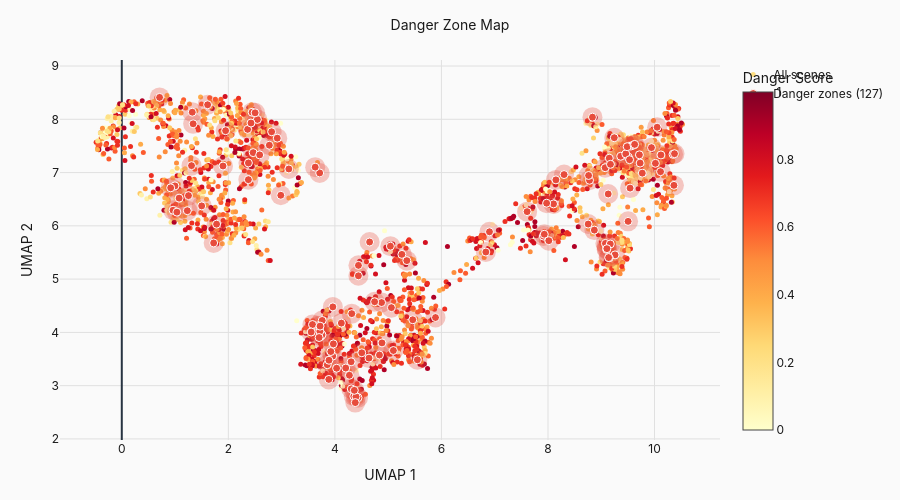

Notebook cell for this chart:
### Markdown cell above
### 4.3 Danger Zone Identification

### Code cell
def identify_danger_zones(scenes_df: pd.DataFrame, embeddings: np.ndarray,
                          pairs_df: pd.DataFrame, k: int = 10,
                          boundary_threshold: float = 0.3) -> pd.DataFrame:
    """Identify scenes near boundaries that also have high ADE changes."""
    from sklearn.neighbors import NearestNeighbors
    
    # Compute boundary proximity for each key
    nn = NearestNeighbors(n_neighbors=k+1, metric="cosine")
    nn.fit(embeddings)
    _, indices = nn.kneighbors(embeddings)
    
    danger_scores = []
    
    for i, row in scenes_df.iterrows():
        clip_id = row["clip_id"]
        
        # Check if this scene is near a boundary for any key
        boundary_counts = {}
        for key in CLASSIFICATION_KEYS:
            labels = scenes_df[key].values
            own_label = labels[row["emb_index"]]
            neighbor_labels = labels[indices[row["emb_index"], 1:]]
            diff_pct = np.mean(neighbor_labels != own_label)
            boundary_counts[key] = diff_pct
        
        # Check ADE change rate for pairs involving this scene
        scene_pairs = pairs_df[
            ((pairs_df["clip_a"] == clip_id) | (pairs_df["clip_b"] == clip_id)) &
            (pairs_df["ade_class_changed"].notna())
        ]
        
        if len(scene_pairs) > 0:
            ade_change_rate = scene_pairs["ade_class_changed"].mean()
            mean_delta_ade = scene_pairs["rel_delta_ade"].mean()
        else:
            ade_change_rate = 0
            mean_delta_ade = 0
        
        # Max boundary proximity
        max_boundary = max(boundary_counts.values())
        boundary_key = max(boundary_counts, key=boundary_counts.get)
        
        # Danger score: near boundary AND causes ADE changes
        danger_score = max_boundary * ade_change_rate
        
        danger_scores.append({
            "clip_id": clip_id,
            "emb_index": row["emb_index"],
            "max_boundary_proximity": max_boundary,
            "boundary_key": boundary_key,
            "ade_change_rate": ade_change_rate,
            "mean_delta_ade": mean_delta_ade,
            "danger_score": danger_score,
            "is_danger": max_boundary > boundary_threshold and ade_change_rate > 0.5,
            "umap_x": row["umap_x"],
            "umap_y": row["umap_y"],
            "umap_z": row["umap_z"],
            "ade": row["ade"],
            "ade_class": row["ade_class"],
        })
    
    return pd.DataFrame(danger_scores)


def create_danger_zone_plot(danger_df: pd.DataFrame) -> go.Figure:
    """Visualize danger zones in 2D embedding space."""
    fig = go.Figure()
    
    # All points (faded)
    fig.add_trace(go.Scatter(
        x=danger_df["umap_x"], y=danger_df["umap_y"],
        mode="markers",
        marker=dict(
            size=5,
            color=danger_df["danger_score"],
            colorscale="YlOrRd",
            colorbar=dict(title="Danger Score"),
        ),
        text=danger_df.apply(
            lambda r: f"Boundary: {r['boundary_key']} ({r['max_boundary_proximity']:.1%})<br>" +
                      f"ADE change rate: {r['ade_change_rate']:.1%}<br>" +
                      f"Mean ΔADE: {r['mean_delta_ade']:.3f}",
            axis=1
        ),
        hoverinfo="text",
        name="All scenes",
    ))
    
    # Danger zones with glow effect
    danger_points = danger_df[danger_df["is_danger"]]
    if len(danger_points) > 0:
        # Glow (larger, transparent)
        fig.add_trace(go.Scatter(
            x=danger_points["umap_x"], y=danger_points["umap_y"],
            mode="markers",
            marker=dict(size=20, color="rgba(231, 76, 60, 0.3)"),
            hoverinfo="skip",
            showlegend=False,
        ))
        # Core
        fig.add_trace(go.Scatter(
            x=danger_points["umap_x"], y=danger_points["umap_y"],
            mode="markers",
            marker=dict(size=8, color="#e74c3c", line=dict(color="white", width=1)),
            name=f"Danger zones ({len(danger_points)})",
        ))
    
    fig.update_layout(
        **plotly_layout("Danger Zone Map", height=500),
        xaxis=dict(title="UMAP 1", gridcolor=COLORS["grid"]),
        yaxis=dict(title="UMAP 2", gridcolor=COLORS["grid"], scaleanchor="x"),
    )
    
    return fig


# Compute danger zones (this takes a moment)
print("Identifying danger zones...")
danger_df = identify_danger_zones(scenes, embeddings, pairs, k=10, boundary_threshold=0.98)

n_danger = danger_df["is_danger"].sum()
n_pairs_affected = len(pairs[
    (pairs["clip_a"].isin(danger_df[danger_df["is_danger"]]["clip_id"])) |
    (pairs["clip_b"].isin(danger_df[danger_df["is_danger"]]["clip_id"]))
])

print(f"\nSummary: {n_danger} scenes in danger zones")
print(f"         affecting {n_pairs_affected} pairs ({100*n_pairs_affected/len(pairs):.1f}% of total)")

fig_danger = create_danger_zone_plot(danger_df)
fig_danger.show()

### Figure 1 — Plotly figure (JSON) as saved in the notebook; plotly's stock layout.template omitted (floating-point values rounded to 4 significant figures; data arrays with more than 128 entries replaced by an {"elided": "..."} marker saying what was removed)
{"data": [{"hoverinfo": "text", "marker": {"color": {"elided": "2647 float values"}, "colorbar": {"title": {"text": "Danger Score"}}, "colorscale": [[0.0, "rgb(255,255,204)"], [0.125, "rgb(255,237,160)"], [0.25, "rgb(254,217,118)"], [0.375, "rgb(254,178,76)"], [0.5, "rgb(253,141,60)"], [0.625, "rgb(252,78,42)"], [0.75, "rgb(227,26,28)"], [0.875, "rgb(189,0,38)"], [1.0, "rgb(128,0,38)"]], "size": 5}, "mode": "markers", "name": "All scenes", "text": {"elided": "2647 str values"}, "x": {"elided": "2647 float values"}, "y": {"elided": "2647 float values"}, "type": "scatter"}, {"hoverinfo": "skip", "marker": {"color": "rgba(231, 76, 60, 0.3)", "size": 20}, "mode": "markers", "showlegend": false, "x": [10.35, 8.871, 9.77, 9.101, 8.78, 8.762, 9.717, 7.915, 10.02, 9.508, 8.105, 7.931, 9.557, 2.77, 10.12, 8.835, 2.362, 3.762, 5.462, 3.678, 2.376, 9.098, 5.098, 3.737, 10.05, 4.884, 3.758, 3.715, 10.11, 7.608, 4.435, 5.042, 0.9979, 1.077, 4.652, 2.467, 5.258, 4.273, 4.441, 1.252, 5.061, 2.545, 0.9176, 9.078, 9.17, 4.355, 1.724, 1.779, 1.309, 2.589, 3.63, 9.365, 6.834, 9.259, 2.377, 2.447, 4.317, 9.461, 9.73, 1.339, 3.972, 9.245, 1.949, 1.5, 7.975, 4.877, 8.302, 6.902, 10.38, 3.962, 8.149, 4.308, 5.889, 4.033, 3.136, 9.943, 3.886, 5.548, 10.36, 4.305, 4.442, 9.151, 9.532, 1.323, 4.204, 2.425, 4.121, 9.15, 4.837, 3.719, 4.397, 4.365, 3.96, 3.579, 3.924, 2.985, 0.963, 1.611, 9.487, 3.857, 9.139, 4.64, 9.074, 9.13, 1.034, 9.542, 9.504, 4.506, 4.383, 3.555, 3.704, 3.722, 0.7096, 9.173, 2.813, 5.351, 1.9, 2.918, 3.889, 8.016, 9.106, 1.23, 4.746, 9.614, 2.502, 9.627, 8.755], "y": [7.344, 5.92, 6.989, 5.558, 6.855, 6.946, 7.333, 5.808, 7.174, 7.29, 6.412, 5.842, 7.498, 7.513, 7.331, 8.04, 7.812, 4.224, 4.237, 4.124, 6.867, 5.618, 3.66, 3.928, 7.851, 3.803, 3.953, 6.993, 7.017, 6.267, 2.774, 5.618, 6.75, 6.52, 5.696, 7.374, 5.464, 3.195, 5.062, 6.567, 4.464, 7.997, 6.713, 5.67, 5.659, 2.802, 5.679, 6.032, 7.13, 7.332, 7.102, 7.306, 5.508, 5.455, 7.18, 8.133, 4.352, 7.351, 7.178, 7.915, 3.784, 7.654, 7.786, 6.374, 6.425, 4.56, 6.962, 5.888, 7.354, 4.478, 6.863, 2.94, 4.279, 3.327, 7.068, 7.468, 3.117, 3.486, 6.761, 3.448, 5.258, 7.27, 7.242, 8.133, 3.331, 7.93, 4.174, 5.401, 3.575, 4.022, 2.793, 2.912, 3.554, 4.148, 3.64, 6.574, 6.293, 8.273, 7.486, 3.393, 5.405, 3.517, 7.091, 6.598, 6.257, 6.708, 6.084, 3.617, 2.682, 4.007, 3.904, 4.118, 8.411, 7.155, 7.766, 5.347, 7.123, 7.646, 3.477, 5.721, 5.572, 6.284, 4.575, 7.519, 8.121, 7.529, 6.034], "type": "scatter"}, {"marker": {"color": "#e74c3c", "line": {"color": "white", "width": 1}, "size": 8}, "mode": "markers", "name": "Danger zones (127)", "x": [10.35, 8.871, 9.77, 9.101, 8.78, 8.762, 9.717, 7.915, 10.02, 9.508, 8.105, 7.931, 9.557, 2.77, 10.12, 8.835, 2.362, 3.762, 5.462, 3.678, 2.376, 9.098, 5.098, 3.737, 10.05, 4.884, 3.758, 3.715, 10.11, 7.608, 4.435, 5.042, 0.9979, 1.077, 4.652, 2.467, 5.258, 4.273, 4.441, 1.252, 5.061, 2.545, 0.9176, 9.078, 9.17, 4.355, 1.724, 1.779, 1.309, 2.589, 3.63, 9.365, 6.834, 9.259, 2.377, 2.447, 4.317, 9.461, 9.73, 1.339, 3.972, 9.245, 1.949, 1.5, 7.975, 4.877, 8.302, 6.902, 10.38, 3.962, 8.149, 4.308, 5.889, 4.033, 3.136, 9.943, 3.886, 5.548, 10.36, 4.305, 4.442, 9.151, 9.532, 1.323, 4.204, 2.425, 4.121, 9.15, 4.837, 3.719, 4.397, 4.365, 3.96, 3.579, 3.924, 2.985, 0.963, 1.611, 9.487, 3.857, 9.139, 4.64, 9.074, 9.13, 1.034, 9.542, 9.504, 4.506, 4.383, 3.555, 3.704, 3.722, 0.7096, 9.173, 2.813, 5.351, 1.9, 2.918, 3.889, 8.016, 9.106, 1.23, 4.746, 9.614, 2.502, 9.627, 8.755], "y": [7.344, 5.92, 6.989, 5.558, 6.855, 6.946, 7.333, 5.808, 7.174, 7.29, 6.412, 5.842, 7.498, 7.513, 7.331, 8.04, 7.812, 4.224, 4.237, 4.124, 6.867, 5.618, 3.66, 3.928, 7.851, 3.803, 3.953, 6.993, 7.017, 6.267, 2.774, 5.618, 6.75, 6.52, 5.696, 7.374, 5.464, 3.195, 5.062, 6.567, 4.464, 7.997, 6.713, 5.67, 5.659, 2.802, 5.679, 6.032, 7.13, 7.332, 7.102, 7.306, 5.508, 5.455, 7.18, 8.133, 4.352, 7.351, 7.178, 7.915, 3.784, 7.654, 7.786, 6.374, 6.425, 4.56, 6.962, 5.888, 7.354, 4.478, 6.863, 2.94, 4.279, 3.327, 7.068, 7.468, 3.117, 3.486, 6.761, 3.448, 5.258, 7.27, 7.242, 8.133, 3.331, 7.93, 4.174, 5.401, 3.575, 4.022, 2.793, 2.912, 3.554, 4.148, 3.64, 6.574, 6.293, 8.273, 7.486, 3.393, 5.405, 3.517, 7.091, 6.598, 6.257, 6.708, 6.084, 3.617, 2.682, 4.007, 3.904, 4.118, 8.411, 7.155, 7.766, 5.347, 7.123, 7.646, 3.477, 5.721, 5.572, 6.284, 4.575, 7.519, 8.121, 7.529, 6.034], "type": "scatter"}], "layout": {"title": {"font": {"size": 14, "color": "#1a1a1a"}, "text": "Danger Zone Map", "x": 0.5}, "font": {"family": "Inter, system-ui, sans-serif", "color": "#1a1a1a"}, "margin": {"l": 60, "r": 40, "t": 60, "b": 60}, "xaxis": {"title": {"text": "UMAP 1"}, "gridcolor": "#e0e0e0"}, "yaxis": {"title": {"text": "UMAP 2"}, "gridcolor": "#e0e0e0", "scaleanchor": "x"}, "paper_bgcolor": "#fafafa", "plot_bgcolor": "#fafafa", "height": 500}}
